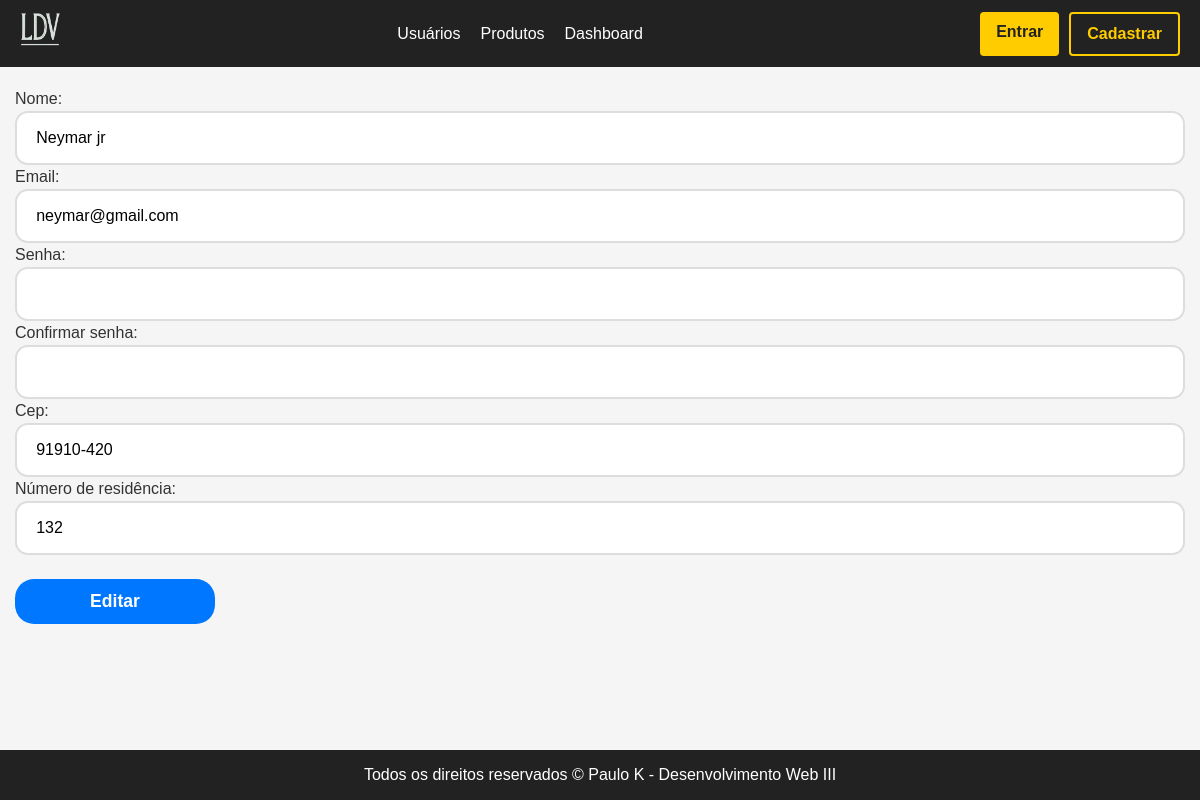
Page /editar-usuario/4 on the committed database.
### app/models.py (models this page shows)
class Usuario(models.Model): # aqui dizemos que a classe pai Model irá dar herança para a classe usuario
    nome = models.CharField(max_length=100) # varchar, deve especificar o tamanho
    email = models.EmailField()
    senha = models.CharField(max_length=16)
    cep = models.CharField(max_length=9)  # Formato 00000-000
    logradouro = models.CharField(max_length=100)
    bairro = models.CharField(max_length=100)
    localidade = models.CharField(max_length=100)  # Cidade
    uf = models.CharField(max_length=2)  # Estado
    numero = models.CharField(max_length=10)  # Número da residência

### app/views.py (the view)
# urls.py: path('editar-usuario/<int:id_usuario>', views.editarUsuario, name="editarUsuario"),
def editarUsuario(request, id_usuario):
    usuario = Usuario.objects.get(id=id_usuario)
    formEditarUsuario = formulario(request.POST or None, instance=usuario)
    if request.POST:
        if formEditarUsuario.is_valid():
            cep = formEditarUsuario.cleaned_data.get('cep')
            resposta = requests.get(f"https://viacep.com.br/ws/{cep}/json/")
            if resposta.status_code == 200:
                dados_cep = resposta.json()
                if 'erro' in dados_cep:
                    formEditarUsuario.add_error('cep', 'CEP inválido. Por favor, corrija.')
                    return render(request, "editar-usuario.html", {'form': formEditarUsuario})
                usuario.logradouro = dados_cep.get('logradouro', '')
                usuario.bairro = dados_cep.get('bairro', '')
                usuario.localidade = dados_cep.get('localidade', '')
                usuario.uf = dados_cep.get('uf', '')
            else:
                formEditarUsuario.add_error('cep', 'Não foi possível consultar o CEP. Tente novamente.')
                return render(request, "editar-usuario.html", {'form': formEditarUsuario})
            usuario.cep = cep
            usuario.numero = formEditarUsuario.cleaned_data.get('numero')  # número continua manual
            usuario.save()
            return redirect("exibirUsuarios")
    else:
        return render(request, "editar-usuario.html", {'form': formEditarUsuario})

### app/forms.py (shortened to what this page needs)
class formulario(forms.ModelForm):
    senha = forms.CharField(
        widget=forms.PasswordInput(attrs={'class': 'form-input'}),
    )
    confirmar_senha = forms.CharField(
        widget=forms.PasswordInput(attrs={'class': 'form-input'}),
    )
    class Meta:
        model = Usuario
        fields = (
            'nome', 'email', 'senha', 'confirmar_senha',
            'cep', 'numero'
        )
        labels = {
            'numero': 'Número de residência',
        }
        widgets = {
            'nome': forms.TextInput(attrs={'class': 'form-input'}),
            'email': forms.TextInput(attrs={'type': 'email', 'class': 'form-input'}),
            'cep': forms.TextInput(attrs={'class': 'form-input', 'id': 'cep'}),
            'logradouro': forms.TextInput(attrs={'class': 'form-input', 'id': 'logradouro'}),
            'bairro': forms.TextInput(attrs={'class': 'form-input', 'id': 'bairro'}),
            'localidade': forms.TextInput(attrs={'class': 'form-input', 'id': 'localidade'}),
            'uf': forms.TextInput(attrs={'class': 'form-input', 'id': 'uf'}),
            'numero': forms.TextInput(attrs={'class': 'form-input'}),
        }

### app/template/editar-usuario.html (shortened to what this page needs)
{% extends 'template.html' %}
{% load static %}
{% block style %} <link rel="stylesheet" href="{% static '_forms.css' %}"> {% endblock %}
{% block conteudo %}
    <form method="POST">
        {{ form }}
        <br>
        <button type="submit" value="Editar" class="form-button">Editar</button>
    </form>
{% endblock %}

### app/static/template_base.css (style rules this page uses)
* { margin: 0; padding: 0; box-sizing: border-box; }
body { font-family: Arial, sans-serif; line-height: 1.5; background: #f5f5f5; color: #333; }

### app/static/_forms.css (style rules this page uses)
.form-input { padding: 1rem 1.2rem; font-size: 1rem; border-radius: 0.8rem; border: 2px solid #ddd; outline: none; width: 100%; transition: border-color 0.3s ease, box-shadow 0.3s ease; box-sizing: border-box; background-color: white; }
.form-button { padding: 0.75rem 2rem; background-color: #0077ff; border: none; color: white; font-weight: 700; font-size: 1.1rem; border-radius: 1.2rem; cursor: pointer; transition: background-color 0.3s ease; align-self: center; min-width: 200px; }

### rows in the picture
Usuario: nome "Neymar jr", email "neymar@gmail.com", cep "91910-420", numero "132"
